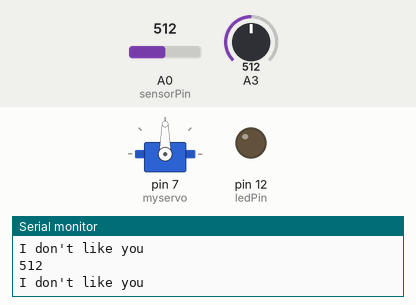
The sketch below on a simulated Arduino Uno, built with avr-gcc and run on an emulated ATmega328P. Shown: servo, output pins drawn as LEDs (lit = HIGH), the last lines printed to the serial monitor. The inputs (shaded band) are chosen by the test bench; at power-on: A3 = 512, A0 (sensorPin) = 512.

Above: at 6.2 s.
6.3 s: A3 set to 710
At 6.8 s:
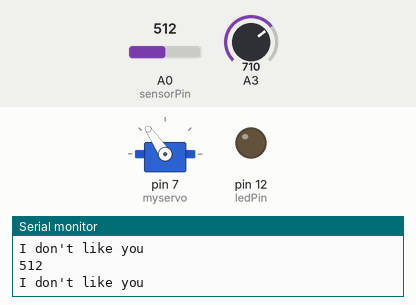
7.8 s: A3 set to 900
At 8.7 s:
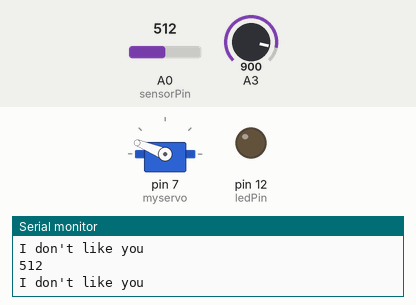
9.3 s: A3 set to 1023
At 9.6 s:
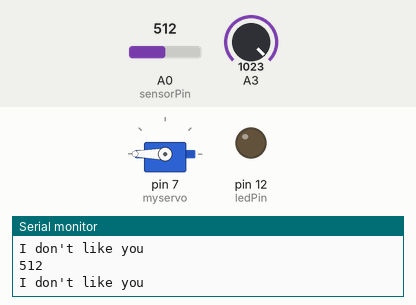
10.8 s: A0 (sensorPin) set to 690
12.3 s: A0 (sensorPin) set to 708
14.2 s: A3 set to 306
At 15.0 s:
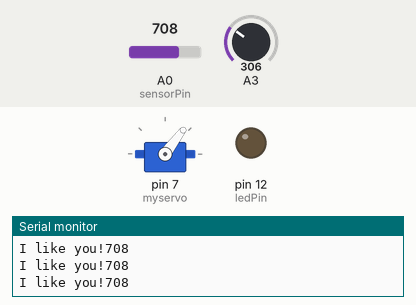
Timing chart, 0 to 16.7 s (numbered marks = the images above; inputs shaded):
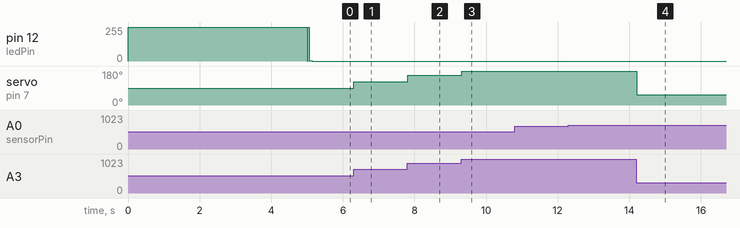

Measured:
- after the input at 6.3 s, servo on pin 7 (myservo): 90° → 124° at once
- after the input at 7.8 s, servo on pin 7 (myservo): 124° → 158° at once
- after the input at 9.3 s, servo on pin 7 (myservo): 158° → 180° at once
- after the input at 14.2 s, servo on pin 7 (myservo): 180° → 53° at once

The sketch:

FinalCodeLoveMachine.ino
```cpp
#include <Servo.h>

Servo myservo;  // create servo object to control a servo
// twelve servo objects can be created on most boards
//
int pos = 0;    // variable to store the servo position
int inc = 1;

//adding the LED sensor code
// These constants won't change:
const int sensorPin = A0;    // pin that the sensor is attached to
const int ledPin = 12;        // pin that the LED is attached to

// variables:
int sensorValue = 0;         // the sensor value
int sensorMin = 1023;        // minimum sensor value
int sensorMax = 0;           // maximum sensor value

void setup() {
   myservo.attach(7);  // attaches the servo on pin 7 to the servo object
   Serial.begin(9600);

   // turn on LED to signal the start of the calibration period:
  pinMode(ledPin, OUTPUT);
  digitalWrite(ledPin, HIGH);

  // calibrate during the first five seconds
  while (millis() < 5000) {
  sensorValue = analogRead(sensorPin);

    // record the maximum sensor value
    if (sensorValue > sensorMax) {
      sensorMax = sensorValue;
    }

    // record the minimum sensor value
    if (sensorValue < sensorMin) {
      sensorMin = sensorValue;
    }
  }

  Serial.print("Min: ");
  Serial.println(sensorMin);
  Serial.print("Max: ");
  Serial.println(sensorMax);

  // signal the end of the calibration period
  digitalWrite(ledPin, LOW);
}

void loop() {

  int lightControl = analogRead(A3);

  lightControl = map (lightControl, 0, 1023, 0, 180);

  myservo.write(lightControl);

// now adding led code
  // read the sensor:
  sensorValue = analogRead(sensorPin);

  Serial.println(sensorValue);

  if(sensorValue > 700){
    Serial.print("I like you!");
    digitalWrite(12, LOW);
  }

  else {
    Serial.println("I don't like you");
    digitalWrite(12, HIGH);
  }
//  delay(1000);


  // apply the calibration to the sensor reading
  sensorValue = map(sensorValue, sensorMin, sensorMax, 0, 255);

  // in case the sensor value is outside the range seen during calibration
  sensorValue = constrain(sensorValue, 0, 255);

  // fade the LED using the calibrated value:
  analogWrite(ledPin, sensorValue);


  delay(15);
}
```
